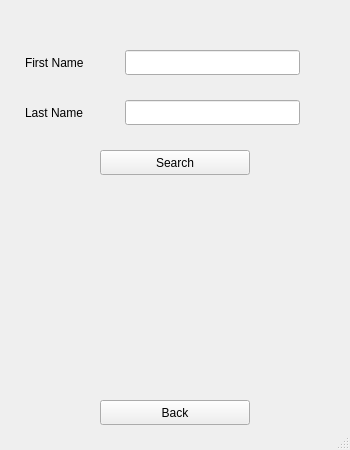
<?xml version="1.0" encoding="UTF-8"?>
<ui version="4.0">
 <class>social</class>
 <widget class="QMainWindow" name="social">
  <property name="geometry">
   <rect>
    <x>0</x>
    <y>0</y>
    <width>350</width>
    <height>450</height>
   </rect>
  </property>
  <property name="windowTitle">
   <string>MainWindow</string>
  </property>
  <widget class="QWidget" name="centralwidget">
   <widget class="QPushButton" name="backButton">
    <property name="geometry">
     <rect>
      <x>100</x>
      <y>400</y>
      <width>150</width>
      <height>25</height>
     </rect>
    </property>
    <property name="text">
     <string>Back</string>
    </property>
   </widget>
   <widget class="QPushButton" name="SearchButton">
    <property name="geometry">
     <rect>
      <x>100</x>
      <y>150</y>
      <width>150</width>
      <height>25</height>
     </rect>
    </property>
    <property name="text">
     <string>Search</string>
    </property>
   </widget>
   <widget class="QLabel" name="FirstNameLabel">
    <property name="geometry">
     <rect>
      <x>25</x>
      <y>50</y>
      <width>75</width>
      <height>25</height>
     </rect>
    </property>
    <property name="text">
     <string>First Name</string>
    </property>
   </widget>
   <widget class="QLabel" name="LastNameLabel">
    <property name="geometry">
     <rect>
      <x>25</x>
      <y>100</y>
      <width>75</width>
      <height>25</height>
     </rect>
    </property>
    <property name="text">
     <string>Last Name</string>
    </property>
   </widget>
   <widget class="QLineEdit" name="FirstNameSearch">
    <property name="geometry">
     <rect>
      <x>125</x>
      <y>50</y>
      <width>175</width>
      <height>25</height>
     </rect>
    </property>
   </widget>
   <widget class="QLineEdit" name="LastNameSearch">
    <property name="geometry">
     <rect>
      <x>125</x>
      <y>100</y>
      <width>175</width>
      <height>25</height>
     </rect>
    </property>
   </widget>
  </widget>
  <widget class="QMenuBar" name="menubar">
   <property name="geometry">
    <rect>
     <x>0</x>
     <y>0</y>
     <width>350</width>
     <height>22</height>
    </rect>
   </property>
  </widget>
  <widget class="QStatusBar" name="statusbar"/>
 </widget>
 <resources/>
 <connections/>
</ui>
